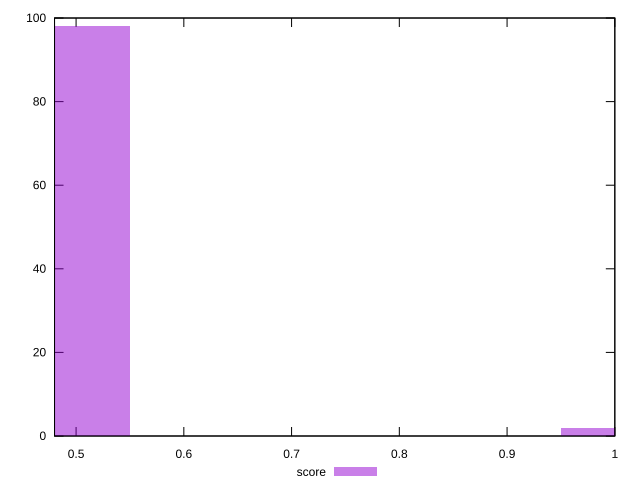

Write the gnuplot code that produced this figure.
reset

$score <<EOF
1 2
0.5 98
EOF

set key outside below
set boxwidth 0.1
set xrange [0.48:1]
set yrange [0:100]
set trange [0:100]
set style fill transparent solid 0.5 noborder
set terminal svg size 640, 490 enhanced background rgb 'white'
set output "report_00017_2021-02-10T15-08-03.406Z/uses-rel-preload/samples/pages+cached+noadtech+nomedia/score/histogram.svg"

plot $score title "score" with boxes

reset
